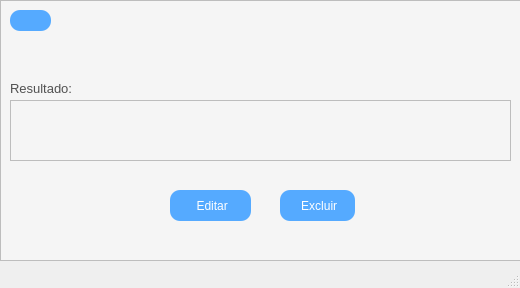
<?xml version="1.0" encoding="UTF-8"?>
<ui version="4.0">
 <class>MainWindow</class>
 <widget class="QMainWindow" name="MainWindow">
  <property name="geometry">
   <rect>
    <x>0</x>
    <y>0</y>
    <width>520</width>
    <height>288</height>
   </rect>
  </property>
  <property name="minimumSize">
   <size>
    <width>520</width>
    <height>288</height>
   </size>
  </property>
  <property name="maximumSize">
   <size>
    <width>520</width>
    <height>288</height>
   </size>
  </property>
  <property name="font">
   <font>
    <stylestrategy>PreferDefault</stylestrategy>
   </font>
  </property>
  <property name="focusPolicy">
   <enum>Qt::NoFocus</enum>
  </property>
  <property name="windowTitle">
   <string>MainWindow</string>
  </property>
  <widget class="QWidget" name="centralwidget">
   <widget class="QLabel" name="label_4">
    <property name="geometry">
     <rect>
      <x>20</x>
      <y>310</y>
      <width>461</width>
      <height>141</height>
     </rect>
    </property>
    <property name="text">
     <string/>
    </property>
   </widget>
   <widget class="QFrame" name="frame">
    <property name="enabled">
     <bool>true</bool>
    </property>
    <property name="geometry">
     <rect>
      <x>0</x>
      <y>0</y>
      <width>521</width>
      <height>261</height>
     </rect>
    </property>
    <property name="frameShape">
     <enum>QFrame::StyledPanel</enum>
    </property>
    <property name="frameShadow">
     <enum>QFrame::Raised</enum>
    </property>
    <widget class="QLabel" name="label">
     <property name="enabled">
      <bool>true</bool>
     </property>
     <property name="geometry">
      <rect>
       <x>170</x>
       <y>40</y>
       <width>171</width>
       <height>41</height>
      </rect>
     </property>
     <property name="font">
      <font>
       <family>Arial</family>
       <pointsize>13</pointsize>
       <stylestrategy>PreferDefault</stylestrategy>
      </font>
     </property>
     <property name="styleSheet">
      <string notr="true">color: rgb(120, 120, 120);</string>
     </property>
     <property name="text">
      <string>PESQUISAR CLIENTE</string>
     </property>
    </widget>
    <widget class="QFrame" name="frame_2">
     <property name="geometry">
      <rect>
       <x>0</x>
       <y>0</y>
       <width>521</width>
       <height>261</height>
      </rect>
     </property>
     <property name="styleSheet">
      <string notr="true">background-color: rgb(245, 245, 245);</string>
     </property>
     <property name="frameShape">
      <enum>QFrame::StyledPanel</enum>
     </property>
     <property name="frameShadow">
      <enum>QFrame::Raised</enum>
     </property>
     <widget class="QPushButton" name="pushButton_2">
      <property name="geometry">
       <rect>
        <x>170</x>
        <y>190</y>
        <width>81</width>
        <height>31</height>
       </rect>
      </property>
      <property name="font">
       <font>
        <pointsize>9</pointsize>
       </font>
      </property>
      <property name="styleSheet">
       <string notr="true">background-color: rgb(85, 170, 255);
color: rgb(255, 255, 255);
border-radius: 10px;
padding: 5px;</string>
      </property>
      <property name="text">
       <string> Editar</string>
      </property>
      <property name="icon">
       <iconset>
        <normaloff>Imagens/Editar.png</normaloff>Imagens/Editar.png</iconset>
      </property>
      <property name="iconSize">
       <size>
        <width>17</width>
        <height>17</height>
       </size>
      </property>
     </widget>
     <widget class="QPushButton" name="pushButton_3">
      <property name="geometry">
       <rect>
        <x>280</x>
        <y>190</y>
        <width>75</width>
        <height>31</height>
       </rect>
      </property>
      <property name="font">
       <font>
        <pointsize>9</pointsize>
       </font>
      </property>
      <property name="styleSheet">
       <string notr="true">border-bottom-color: rgb(207, 207, 207);
color: rgb(255, 255, 255);
background-color: rgb(85, 170, 255);
border-radius: 10px;
padding: 5px;</string>
      </property>
      <property name="text">
       <string> Excluir</string>
      </property>
      <property name="icon">
       <iconset>
        <normaloff>Imagens/Apagar.png</normaloff>Imagens/Apagar.png</iconset>
      </property>
     </widget>
     <widget class="QPushButton" name="pushButton_4">
      <property name="geometry">
       <rect>
        <x>10</x>
        <y>10</y>
        <width>41</width>
        <height>21</height>
       </rect>
      </property>
      <property name="styleSheet">
       <string notr="true">background-color: rgb(85, 170, 255);
color: rgb(255, 255, 255);
border-radius: 10px;
padding: 5px;</string>
      </property>
      <property name="text">
       <string/>
      </property>
      <property name="icon">
       <iconset>
        <normaloff>Imagens/Voltar.png</normaloff>Imagens/Voltar.png</iconset>
      </property>
     </widget>
     <widget class="QTextBrowser" name="textBrowser">
      <property name="geometry">
       <rect>
        <x>10</x>
        <y>100</y>
        <width>501</width>
        <height>61</height>
       </rect>
      </property>
     </widget>
     <widget class="QLabel" name="label_5">
      <property name="geometry">
       <rect>
        <x>10</x>
        <y>80</y>
        <width>471</width>
        <height>16</height>
       </rect>
      </property>
      <property name="font">
       <font>
        <pointsize>10</pointsize>
       </font>
      </property>
      <property name="styleSheet">
       <string notr="true">color: rgb(120, 120, 120);
color: rgb(81, 81, 81);</string>
      </property>
      <property name="text">
       <string>Resultado:</string>
      </property>
     </widget>
     <widget class="QLabel" name="label_2">
      <property name="geometry">
       <rect>
        <x>20</x>
        <y>110</y>
        <width>471</width>
        <height>31</height>
       </rect>
      </property>
      <property name="font">
       <font>
        <pointsize>10</pointsize>
       </font>
      </property>
      <property name="styleSheet">
       <string notr="true">color: rgb(120, 120, 120);
color: rgb(81, 81, 81);</string>
      </property>
      <property name="text">
       <string/>
      </property>
     </widget>
    </widget>
    <widget class="QLineEdit" name="pnome">
     <property name="geometry">
      <rect>
       <x>130</x>
       <y>130</y>
       <width>221</width>
       <height>31</height>
      </rect>
     </property>
     <property name="font">
      <font>
       <pointsize>10</pointsize>
       <stylestrategy>PreferDefault</stylestrategy>
      </font>
     </property>
     <property name="styleSheet">
      <string notr="true">color: rgb(81, 81, 81);</string>
     </property>
    </widget>
    <widget class="QPushButton" name="pushButton">
     <property name="geometry">
      <rect>
       <x>350</x>
       <y>130</y>
       <width>41</width>
       <height>31</height>
      </rect>
     </property>
     <property name="font">
      <font>
       <pointsize>11</pointsize>
       <stylestrategy>NoAntialias</stylestrategy>
      </font>
     </property>
     <property name="styleSheet">
      <string notr="true">background-color: rgb(85, 170, 255);
color: rgb(255, 255, 255);
border-radius: 8px;
padding: 5px;</string>
     </property>
     <property name="text">
      <string/>
     </property>
     <property name="icon">
      <iconset>
       <normaloff>Imagens/Pesquisar 2.png</normaloff>Imagens/Pesquisar 2.png</iconset>
     </property>
    </widget>
    <widget class="QLabel" name="label_3">
     <property name="geometry">
      <rect>
       <x>130</x>
       <y>110</y>
       <width>121</width>
       <height>16</height>
      </rect>
     </property>
     <property name="font">
      <font>
       <pointsize>10</pointsize>
       <stylestrategy>PreferDefault</stylestrategy>
      </font>
     </property>
     <property name="styleSheet">
      <string notr="true">color: rgb(120, 120, 120);</string>
     </property>
     <property name="text">
      <string>*nome completo</string>
     </property>
    </widget>
    <zorder>pushButton</zorder>
    <zorder>pnome</zorder>
    <zorder>label</zorder>
    <zorder>label_3</zorder>
    <zorder>frame_2</zorder>
   </widget>
  </widget>
  <widget class="QMenuBar" name="menubar">
   <property name="geometry">
    <rect>
     <x>0</x>
     <y>0</y>
     <width>520</width>
     <height>21</height>
    </rect>
   </property>
  </widget>
  <widget class="QStatusBar" name="statusbar"/>
 </widget>
 <resources/>
 <connections/>
</ui>
